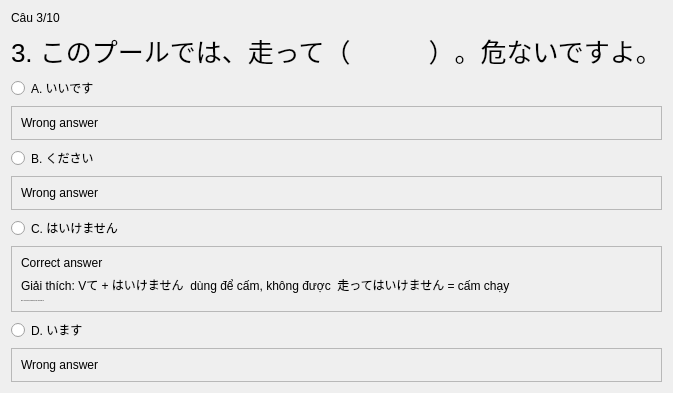
               <widget class="QWidget" name="page_9">
                <layout class="QVBoxLayout" name="verticalLayout_54">
                 <item>
                  <widget class="QLabel" name="label_88">
                   <property name="text">
                    <string>Câu 3/10</string>
                   </property>
                  </widget>
                 </item>
                 <item>
                  <widget class="QLabel" name="label_89">
                   <property name="styleSheet">
                    <string notr="true">font-size: 26px;</string>
                   </property>
                   <property name="text">
                    <string>3. このプールでは、走って（　　　）。危ないですよ。</string>
                   </property>
                  </widget>
                 </item>
                 <item>
                  <widget class="QRadioButton" name="radioButton_33">
                   <property name="text">
                    <string>A. いいです</string>
                   </property>
                  </widget>
                 </item>
                 <item>
                  <widget class="QFrame" name="frame_49">
                   <property name="frameShape">
                    <enum>QFrame::StyledPanel</enum>
                   </property>
                   <property name="frameShadow">
                    <enum>QFrame::Raised</enum>
                   </property>
                   <layout class="QVBoxLayout" name="verticalLayout_55">
                    <item>
                     <widget class="QLabel" name="label_107">
                      <property name="text">
                       <string>Wrong answer</string>
                      </property>
                     </widget>
                    </item>
                   </layout>
                  </widget>
                 </item>
                 <item>
                  <widget class="QRadioButton" name="radioButton_34">
                   <property name="text">
                    <string>B. ください</string>
                   </property>
                  </widget>
                 </item>
                 <item>
                  <widget class="QFrame" name="frame_50">
                   <property name="frameShape">
                    <enum>QFrame::StyledPanel</enum>
                   </property>
                   <property name="frameShadow">
                    <enum>QFrame::Raised</enum>
                   </property>
                   <layout class="QVBoxLayout" name="verticalLayout_56">
                    <item>
                     <widget class="QLabel" name="label_108">
                      <property name="text">
                       <string>Wrong answer</string>
                      </property>
                     </widget>
                    </item>
                   </layout>
                  </widget>
                 </item>
                 <item>
                  <widget class="QRadioButton" name="radioButton_35">
                   <property name="text">
                    <string>C. はいけません</string>
                   </property>
                  </widget>
                 </item>
                 <item>
                  <widget class="QFrame" name="frame_51">
                   <property name="frameShape">
                    <enum>QFrame::StyledPanel</enum>
                   </property>
                   <property name="frameShadow">
                    <enum>QFrame::Raised</enum>
                   </property>
                   <layout class="QVBoxLayout" name="verticalLayout_57">
                    <item>
                     <widget class="QLabel" name="label_106">
                      <property name="text">
                       <string>Correct answer</string>
                      </property>
                     </widget>
                    </item>
                    <item>
                     <widget class="QLabel" name="label_105">
                      <property name="text">
                       <string>Giải thích: Vて + はいけません  dùng để cấm, không được  走ってはいけません = cấm chạy</string>
                      </property>
                     </widget>
                    </item>
                    <item>
                     <widget class="QLabel" name="label_104">
                      <property name="font">
                       <font>
                        <family>Segoe UI</family>
                        <pointsize>-1</pointsize>
                       </font>
                      </property>
                      <property name="styleSheet">
                       <string notr="true">text-font : 20px;</string>
                      </property>
                      <property name="text">
                       <string>Dịch: Ở hồ bơi này, không được chạy. Nguy hiểm đó.</string>
                      </property>
                     </widget>
                    </item>
                   </layout>
                  </widget>
                 </item>
                 <item>
                  <widget class="QRadioButton" name="radioButton_36">
                   <property name="text">
                    <string>D. います</string>
                   </property>
                  </widget>
                 </item>
                 <item>
                  <widget class="QFrame" name="frame_52">
                   <property name="frameShape">
                    <enum>QFrame::StyledPanel</enum>
                   </property>
                   <property name="frameShadow">
                    <enum>QFrame::Raised</enum>
                   </property>
                   <layout class="QVBoxLayout" name="verticalLayout_58">
                    <item>
                     <widget class="QLabel" name="label_109">
                      <property name="text">
                       <string>Wrong answer</string>
                      </property>
                     </widget>
                    </item>
                   </layout>
                  </widget>
                 </item>
                </layout>
               </widget>
